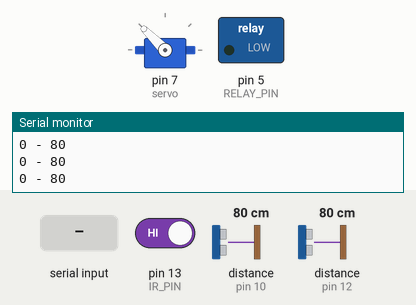
Recording of a sketch running on a simulated Arduino Mega 2560, built with avr-gcc and run on an emulated ATmega2560. Shown: servo, switched loads named in the sketch (green lamp = pin HIGH), the last lines printed to the serial monitor. Wiring (inferred from the names in the program): ultrasonic range finder: trigger pin 9; echo pin 10. The inputs (shaded band) are chosen by the test bench; at power-on: distance to the obstacle (sensors on pin 10, pin 12) 80 cm, pin 13 (IR_PIN) HIGH. The echo pulse lasts 58.3 µs per cm; the modem accepts every AT command (registered, SIM ready, sends succeed) and sends nothing else; pins used as bus, display or sensor lines are not drawn.

Above: at 1.2 s.
1.3 s: "POWEROFF" received over the second serial link
At 3.0 s:
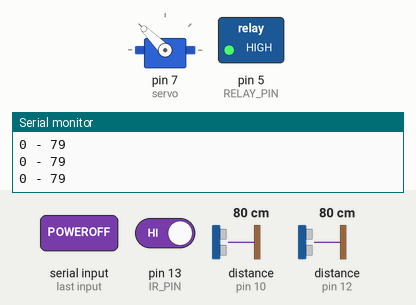
3.8 s: distance to the obstacle (sensor on pin 10) set to 28 cm
5.3 s: distance to the obstacle (sensor on pin 10) set to 23 cm
At 6.5 s:
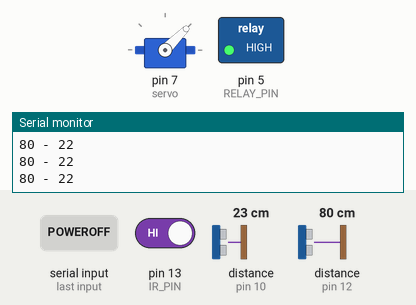
6.8 s: "POWERON" received over the second serial link
At 8.4 s:
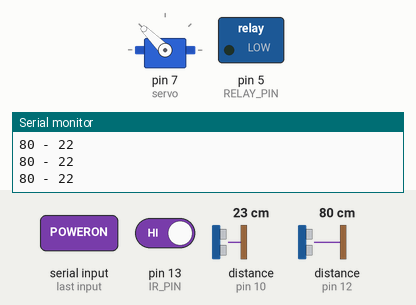
Timing chart, 0 to 21.5 s (numbered marks = the images above; inputs shaded):
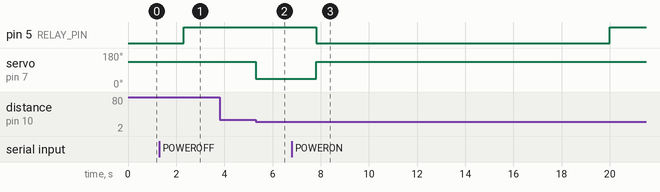

The sketch:

src.ino
```cpp
/*
  Thrash collector

  Created Kim Aurellano
  Modified Kim Aurellano
*/

#include <NewPing.h>
#include <Servo.h>
#include <Wire.h>

Servo servo;

unsigned long previousMillisTimer = 0;
unsigned long previousMillisRPM = 0;
const unsigned long SECONDS = 1000;
const unsigned long HOUR = 3600 * SECONDS;
unsigned long activeTime = 1 * HOUR;
unsigned long inactiveTime = 2 * HOUR;

// Pins
const int RELAY_PIN = 5;
const int TRIG_PIN_1 = 9;
const int ECHO_PIN_1 = 10;
const int TRIG_PIN_2 = 11;
const int ECHO_PIN_2 = 12;
const int IR_PIN = 13;

// Ultrasonic
long duration;
long distance;
long rightSensor;
long leftSensor;
boolean initialSonarRun = true;

// IR
boolean firstInit = true;
boolean relayOff = false;
boolean irEvaluate = false;
int isObstacle = HIGH;

// Signals for machine timer of inactivity or activity
boolean machineActive = true;
boolean permaOff = false;

void setup() {
  // Listen for GSM
  Serial1.begin(115200);
  // Listen for HC-05
  Serial2.begin(9600);
  // Debugging purpose
  Serial.begin(9600);

  // Ultrasonic setup
  pinMode(TRIG_PIN_1, OUTPUT);
  pinMode(ECHO_PIN_1, INPUT);
  pinMode(TRIG_PIN_2, OUTPUT);
  pinMode(ECHO_PIN_2, INPUT);

  // Relay setup
  pinMode(RELAY_PIN, OUTPUT);

  // IR setup
  pinMode(IR_PIN, INPUT);

  // Servo setup
  servo.attach(7);

  // Default powered on
  digitalWrite(RELAY_PIN, LOW);

  // Defaults to first bin
  servo.write(135);

  Serial.println(F("Started."));
}

void loop() {
  long unsigned currentMillis = millis();

  // Will watch during active time
  if ((currentMillis - previousMillisTimer) >= activeTime && machineActive) {
    previousMillisTimer = currentMillis;
    // Turn off machine after 1 HOUR
    digitalWrite(RELAY_PIN, HIGH);

    // Will start cycle of inactivity
    machineActive = false;

    // Prevent IR detection
    relayOff = true;
  }

  // Will watch during inactive time
  if ((currentMillis - previousMillisTimer) >= inactiveTime && !machineActive) {
    previousMillisTimer = currentMillis;
    // Turn on machine after 2 hours
    digitalWrite(RELAY_PIN, LOW);

    // Will start cycle of activity
    machineActive = true;

    // Restore IR detection
    relayOff = false;
  }

  // Neglects whether machine is inactive or active. Machine will be fully
  // disabled
  if (permaOff) {
    // Force timer to be 0
    currentMillis = 0;
  }

  isObstacle = digitalRead(IR_PIN);
  // Whenever IR pin has detected something
  if (isObstacle == LOW && !relayOff) {
    // Reset clock
    previousMillisRPM = currentMillis;
  }

  // Handle IR response
  if ((currentMillis - previousMillisRPM) >= 20000 && (currentMillis - previousMillisRPM) <= 25000 && !relayOff) {
    // Relay off
    digitalWrite(RELAY_PIN, HIGH);

    // Perma off
    permaOff = true;

    // Prevent IR detection
    relayOff = true;

    machineActive = false;

    // Notify
    Serial.print(F("Notifying recipient..."));
    SendTo("9350560351", "WARNING: OBJECT STUCKED");
    Serial.println(F("OK"));
  }

  if (initialSonarRun && machineActive) {
    SonarSensor(TRIG_PIN_1, ECHO_PIN_1);
    rightSensor = distance;
    if (rightSensor <= 24) {
      // Switch to next bin
      servo.write(45);

      initialSonarRun = false;
    }
  }
  else if (!initialSonarRun && machineActive) {
    SonarSensor(TRIG_PIN_2, ECHO_PIN_2);
    leftSensor = distance;
    if (leftSensor <= 24) {
      // Turn RELAY_PIN off
      digitalWrite(RELAY_PIN, HIGH);
      relayOff = true;

      // Disable all activities until HC-05 sends ON
      permaOff = true;

      // Notify
      Serial.print(F("Notifying recipient..."));
      SendTo("9350560351", "WARNING: BINS ARE FULL");
      Serial.println(F("OK"));

      // Then reset to original bin
      servo.write(135);

      initialSonarRun = true;
    }
  }

  Serial.print(leftSensor);
  Serial.print(" - ");
  Serial.print(rightSensor);
  Serial.println();
}

void SonarSensor(int trigPin, int echoPin) {
  digitalWrite(trigPin, LOW);
  delayMicroseconds(2);
  digitalWrite(trigPin, HIGH);
  delayMicroseconds(10);
  digitalWrite(trigPin, LOW);
  duration = pulseIn(echoPin, HIGH);
  distance = (duration / 2) / 29.1;
}

void SendTo(char *number, String message) {
  Serial1.print(F("Sending to"));
  Serial1.println(number);

  *(number + 10) = '\0';

  Serial1.print(F("AT+CMGS =\""));
  Serial1.print(number);
  Serial1.print(F("\"\r\n"));
  delay(1000);
  Serial1.println(message);
  delay(1000);
  Serial1.println((char)26);
  delay(3000);

  Serial.println(F("Sent"));
}

// Check for HC-05/Bluetooth incoming message
void serialEvent2() {
  if (Serial2.available()) {
    char data[20];
    strcpy(data, Serial2.readString().c_str());
    if (strstr(data, "POWERON") != nullptr) {
      Serial.println("STATE ON");

      // Relay on
      digitalWrite(RELAY_PIN, LOW);

      // Remove permaOff
      permaOff = false;

      // Signal to start the 1 Hour of activity
      machineActive = true;

      // Start checking for rotation again
      relayOff = false;

      // After bins are full wait for App to signal an ON then switch to the
      // first bin
      servo.write(135);
    }
    else if (strstr(data, "POWEROFF") != nullptr) {
      Serial.println("STATE OFF");

      // Relay off
      digitalWrite(RELAY_PIN, HIGH);

      // Perma off
      permaOff = true;

      // Prevent IR detection
      relayOff = true;
    }
  }
}
```

Measured:
- the behaviour switches between 26 and 25 cm on distance to the obstacle (sensor on pin 10) (found by bisection; images 1 and 2)
- after the input at 1.3 s, pin 5 (RELAY_PIN): LOW → HIGH after 1.0 s
- after the input at 5.3 s, servo on pin 7 (servo): 135° → 45° at once
- after the input at 6.8 s, pin 5 (RELAY_PIN): HIGH → LOW after 1.0 s, → HIGH 12.2 s later; servo on pin 7 (servo): 45° → 135° after 1.0 s
